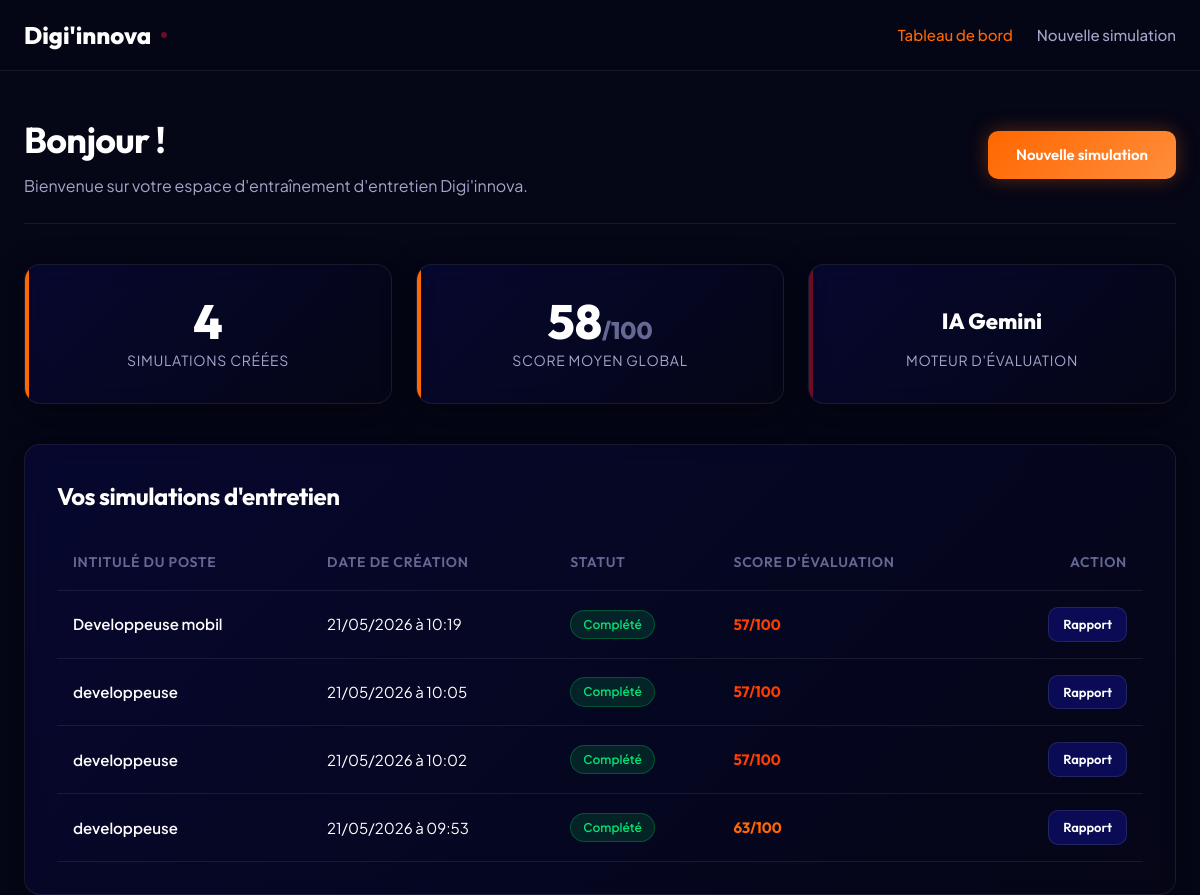
/dashboard, run on the app's committed database.
### app/models/interview.py (models this page shows)
class InterviewSession(Base):
    __tablename__ = "interview_sessions"
    id = Column(Integer, primary_key=True, index=True)
    user_id = Column(Integer, ForeignKey("users.id"), nullable=False)
    job_title = Column(String, nullable=False)
    job_description = Column(Text, nullable=True)
    status = Column(String, default="in_progress")  # in_progress, completed
    created_at = Column(DateTime, default=datetime.utcnow)
    overall_score = Column(Integer, nullable=True)
    feedback_summary = Column(Text, nullable=True)
    feedback_strengths = Column(Text, nullable=True)
    feedback_improvements = Column(Text, nullable=True)
    user = relationship("User", back_populates="sessions")
    questions = relationship("InterviewQuestion", back_populates="session", cascade="all, delete-orphan", order_by="InterviewQuestion.question_index")

### app/routers/views.py (the view)
@router.get("/dashboard", response_class=HTMLResponse)
def page_dashboard(request: Request, db: Session = Depends(get_db)):
    sessions = db.query(InterviewSession).order_by(InterviewSession.created_at.desc()).all()
    total_completed = sum(1 for s in sessions if s.status == "completed")
    avg_score = 0
    if total_completed > 0:
        avg_score = int(sum(s.overall_score for s in sessions if s.overall_score is not None) / total_completed)
    is_demo = ai_service.is_mock
    return templates.TemplateResponse(request, "dashboard.html", {
        "user": None,
        "sessions": sessions,
        "total_completed": total_completed,
        "avg_score": avg_score,
        "is_demo": is_demo
    })

### app/templates/dashboard.html (shortened to what this page needs)
{% extends "base.html" %}
{% block content %}
<div class="dashboard-header">
    <div>
        <h1>Bonjour !</h1>
        <p style="color: var(--text-secondary); margin-top: 4px;">Bienvenue sur votre espace d'entraînement d'entretien Digi'innova.</p>
    </div>
    <a href="/interview/new" class="btn btn-primary">Nouvelle simulation</a>
</div>
<div class="dashboard-stats">
    <div class="glass-card stat-card">
        <div class="stat-number">{{ sessions|length }}</div>
        <div class="stat-label">Simulations créées</div>
    </div>
    <div class="glass-card stat-card">
        <div class="stat-number">
            {% if total_completed > 0 %}
                {{ avg_score }}<span style="font-size: 24px; color: var(--text-muted);">/100</span>
            {% else %}
                --
            {% endif %}
        </div>
        <div class="stat-label">Score moyen global</div>
    </div>
    <div class="glass-card stat-card maroon">
        <div class="stat-number" style="font-size: 22px; padding: 13px 0; font-family: 'Outfit';">
            {% if is_demo %}
                Démo active
            {% else %}
                IA Gemini
            {% endif %}
        </div>
        <div class="stat-label">Moteur d'évaluation</div>
    </div>
</div>
<div class="glass-card history-section">
    <h2>Vos simulations d'entretien</h2>
    {% if sessions %}
        <div class="history-table-container">
            <table class="history-table">
                <thead>
                    <tr>
                        <th>Intitulé du poste</th>
                        <th>Date de création</th>
                        <th>Statut</th>
                        <th>Score d'évaluation</th>
                        <th style="text-align: right;">Action</th>
                    </tr>
                </thead>
                <tbody>
                    {% for session in sessions %}
                        <tr>
                            <td style="font-weight: 600; color: var(--text-primary);">{{ session.job_title }}</td>
                            <td>{{ session.created_at.strftime('%d/%m/%Y à %H:%M') }}</td>
                            <td>
                                {% if session.status == 'in_progress' %}
                                    <span class="status-badge in_progress">En cours</span>
                                {% else %}
                                    <span class="status-badge completed">Complété</span>
                                {% endif %}
                            </td>
                            <td>
                                {% if session.status == 'completed' %}
                                    {% if session.overall_score >= 80 %}
                                        <span class="score-badge high">{{ session.overall_score }}/100</span>
                                    {% elif session.overall_score >= 60 %}
                                        <span class="score-badge medium">{{ session.overall_score }}/100</span>
                                    {% else %}
                                        <span class="score-badge low">{{ session.overall_score }}/100</span>
                                    {% endif %}
                                {% else %}
                                    <span style="color: var(--text-muted);">Non évalué</span>
                                {% endif %}
                            </td>
                            <td style="text-align: right;">
                                {% if session.status == 'in_progress' %}
                                    <a href="/interview/{{ session.id }}" class="btn btn-secondary" style="padding: 6px 14px; font-size: 13px;">Reprendre</a>
                                {% else %}
                                    <a href="/interview/{{ session.id }}/results" class="btn btn-primary" style="padding: 6px 14px; font-size: 13px; background: var(--brand-navy); border: 1px solid rgba(255,255,255,0.1); box-shadow: none;">Rapport</a>
                                {% endif %}
                            </td>
                        </tr>
                    {% endfor %}
                </tbody>
            </table>
        </div>
    {% else %}
        <div class="empty-state">
            <p>Vous n'avez pas encore effectué de simulation d'entretien d'embauche.</p>
            <a href="/interview/new" class="btn btn-primary">Lancer ma première simulation</a>
        </div>
    {% endif %}
</div>
{% endblock %}

### app/static/css/styles.css (style rules this page uses)
:root { --brand-navy: #0a0b54; --brand-navy-hsl: 239, 79%, 18%; --brand-orange: #ff6700; --brand-orange-hsl: 24, 100%, 50%; --brand-maroon: #6e0c25; --brand-maroon-hsl: 345, 80%, 24%; --bg-dark: #050616; --bg-dark-hsl: 235, 63%, 5%; --card-bg: rgba(10, 11, 84, 0.25); --card-border: rgba(255, 255, 255, 0.08); --card-border-active: rgba(255, 103, 0, 0.4); --text-primary: #ffffff; --text-secondary: #a3a6c9; --text-muted: #646893; --grad-primary: linear-gradient(135deg, var(--brand-navy) 0%, #151892 100%); --grad-orange: linear-gradient(135deg, var(--brand-orange) 0%, #ff8e3c 100%); --grad-glow: linear-gradient(135deg, var(--brand-orange) 0%, var(--brand-maroon) 100%); --grad-dark-glass: linear-gradient(135deg, rgba(10, 11, 84, 0.4) 0%, rgba(5, 6, 22, 0.6) 100%); --trans-fast: 0.2s cubic-bezier(0.4, 0, 0.2, 1); --trans-medium: 0.4s cubic-bezier(0.4, 0, 0.2, 1); --glow-orange: 0 0 20px rgba(255, 103, 0, 0.35); --glow-navy: 0 0 25px rgba(10, 11, 84, 0.5); --glass-shadow: 0 8px 32px 0 rgba(0, 0, 0, 0.37); --border-radius-lg: 16px; --border-radius-md: 10px; }
* { margin: 0; padding: 0; box-sizing: border-box; }
html, body { width: 100%; min-height: 100vh; font-family: 'Plus Jakarta Sans', sans-serif; background-color: var(--bg-dark); color: var(--text-primary); line-height: 1.6; overflow-x: hidden; }
h1, h2, h3, h4, h5, h6 { font-family: 'Outfit', sans-serif; font-weight: 700; letter-spacing: -0.02em; }
a { color: inherit; text-decoration: none; transition: var(--trans-fast); }
body::before, body::after { content: ''; position: fixed; width: 45vw; height: 45vw; border-radius: 50%; z-index: -1; filter: blur(120px); opacity: 0.2; pointer-events: none; }
body::before { background: var(--brand-navy); top: -10vw; right: -10vw; animation: pulseBlob 12s infinite alternate ease-in-out; }
body::after { background: var(--brand-maroon); bottom: -10vw; left: -10vw; animation: pulseBlob 18s infinite alternate-reverse ease-in-out; }
.btn { display: inline-flex; align-items: center; justify-content: center; gap: 8px; padding: 12px 28px; border-radius: var(--border-radius-md); font-family: 'Outfit', sans-serif; font-size: 15px; font-weight: 600; cursor: pointer; transition: var(--trans-medium); border: none; outline: none; }
.btn-primary { background: var(--grad-orange); color: var(--text-primary); box-shadow: var(--glow-orange); }
.glass-card { background: var(--grad-dark-glass); border: 1px solid var(--card-border); border-radius: var(--border-radius-lg); box-shadow: var(--glass-shadow); backdrop-filter: blur(12px); -webkit-backdrop-filter: blur(12px); padding: 32px; transition: var(--trans-medium); }
.dashboard-header { display: flex; justify-content: space-between; align-items: center; padding: 40px 0 24px 0; border-bottom: 1px solid var(--card-border); margin-bottom: 40px; }
.dashboard-header h1 { font-size: 36px; }
.dashboard-stats { display: grid; grid-template-columns: repeat(3, 1fr); gap: 24px; margin-bottom: 40px; }
.stat-card { text-align: center; position: relative; overflow: hidden; }
.stat-card::after { content: ''; position: absolute; top: 0; left: 0; width: 4px; height: 100%; background: var(--brand-orange); }
.stat-card.maroon::after { background: var(--brand-maroon); }
.stat-number { font-family: 'Outfit', sans-serif; font-size: 48px; font-weight: 800; color: var(--text-primary); margin-bottom: 4px; line-height: 1; }
.stat-label { font-size: 14px; color: var(--text-secondary); text-transform: uppercase; letter-spacing: 0.05em; }
.history-section h2 { font-size: 24px; margin-bottom: 20px; }
.history-table-container { overflow-x: auto; }
.history-table { width: 100%; border-collapse: collapse; text-align: left; }
.history-table th, .history-table td { padding: 16px; border-bottom: 1px solid var(--card-border); }
.history-table th { font-family: 'Outfit', sans-serif; font-size: 14px; color: var(--text-muted); text-transform: uppercase; letter-spacing: 0.05em; font-weight: 600; }
.history-table td { font-size: 15px; }
.status-badge { display: inline-block; padding: 4px 12px; border-radius: 20px; font-size: 12px; font-weight: 600; }
.status-badge.completed { background: rgba(0, 200, 83, 0.15); color: #00e676; border: 1px solid rgba(0, 200, 83, 0.3); }
.score-badge { font-weight: 700; font-family: 'Outfit', sans-serif; }
.score-badge.medium { color: var(--brand-orange); }
.score-badge.low { color: #ff3d00; }

### data on the page
InterviewSession: job_title "Developpeuse mobil", created_at "21/05/2026 à 10:19", status "Complété", overall_score "57"
InterviewSession: job_title "developpeuse", created_at "21/05/2026 à 10:05", status "Complété", overall_score "57"
InterviewSession: job_title "developpeuse", created_at "21/05/2026 à 10:02", status "Complété", overall_score "57"
InterviewSession: job_title "developpeuse", created_at "21/05/2026 à 09:53", status "Complété", overall_score "63"

### other printed values
{{ sessions|length }} "4"
{{ avg_score }} "58"
